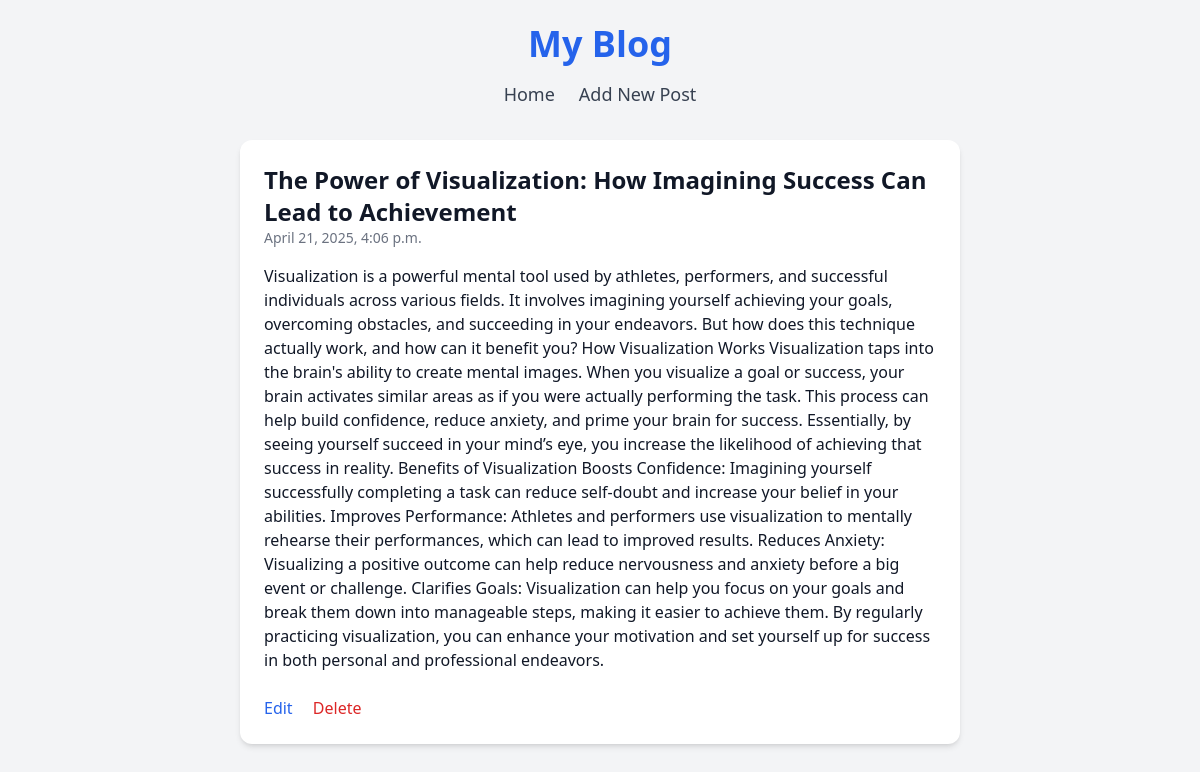
The page /posts/7/ on the database its author committed.
### blog/models.py (models this page shows, shortened)
class Post(models.Model):
    title = models.CharField(max_length=200)
    content = models.TextField()
    created_at = models.DateTimeField(auto_now_add=True)
    updated_at = models.DateTimeField(auto_now=True)

### blog/views.py (the view)
# urls.py: path('<int:pk>/', views.post_detail, name='post_detail'),
def post_detail(request, pk):
    post = get_object_or_404(Post, pk=pk)
    return render(request, 'blog/post_detail.html', {'post': post})

### blog/templates/blog/post_detail.html (shortened to what this page needs)
{% extends 'blog/base.html' %}
{% block content %}
  <h2 class="text-2xl font-bold">{{ post.title }}</h2>
  <p class="text-sm text-gray-500">{{ post.created_at }}</p>
  <div class="mt-4">{{ post.content }}</div>
  <div class="mt-6 space-x-4">
    <a href="{% url 'post_edit' post.pk %}" class="text-blue-600 hover:underline">Edit</a>
    <a href="{% url 'post_delete' post.pk %}" class="text-red-600 hover:underline">Delete</a>
  </div>
{% endblock %}

### rows shown on the page
Post: title "The Power of Visualization: How Imagining Success Can Lead to Achievement", created_at "April 21, 2025, 4:06 p.m.", content "Visualization is a powerful mental tool used by athletes, performers, and successful individuals across various fields. It involves imagining yourself achieving your goals, overcoming obstacles, and succeeding in your endeavors. But how does this technique actually work, and how can it benefit you? How Visualization Works Visualization taps into the brain's ability to create mental images. When you visualize a goal or success, your brain activates similar areas as if you were actually performing the task. This process can help build confidence, reduce anxiety, and prime your brain for success. Essentially, by seeing yourself succeed in your mind’s eye, you increase the likelihood of…"
